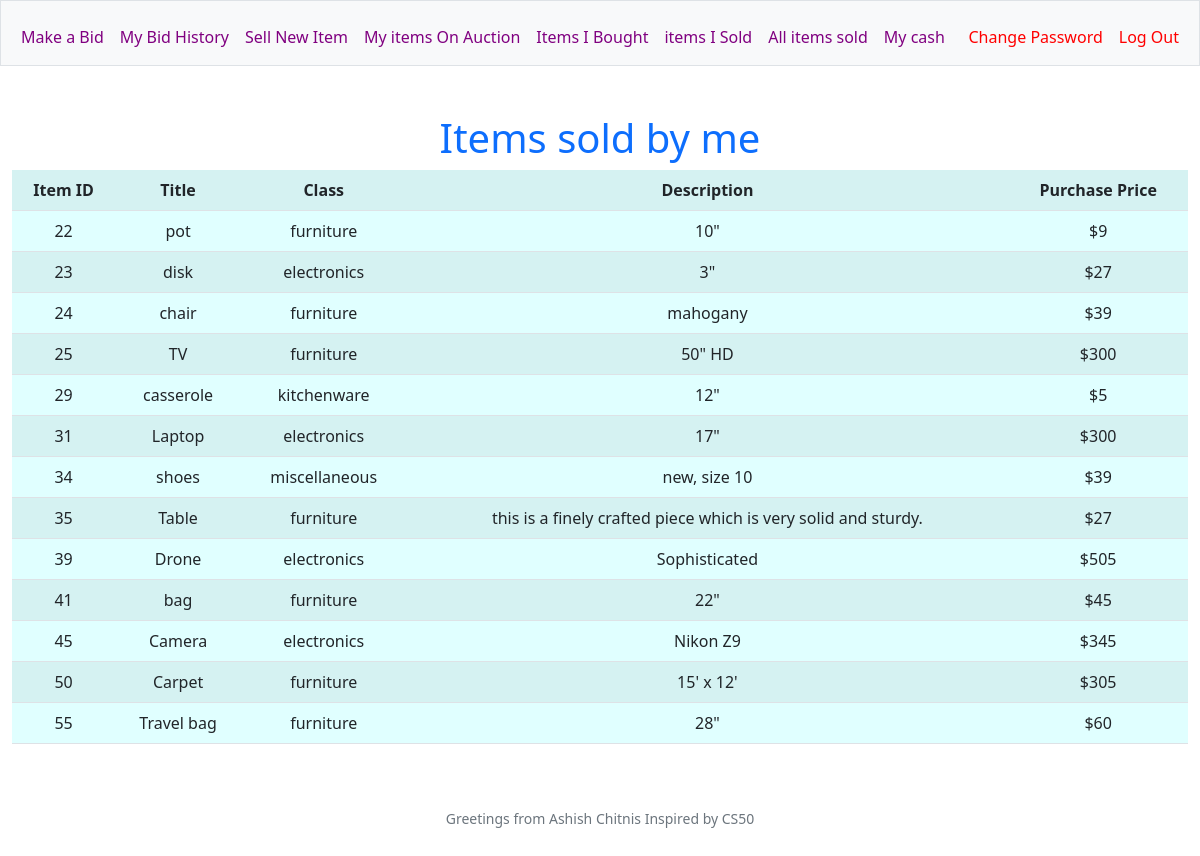
/history_my_sold_items (signed in), run on the app's committed database.
### tables this page shows
CREATE TABLE 'items' (item_id INTEGER PRIMARY KEY AUTOINCREMENT NOT NULL, item_name TEXT, class TEXT, desc TEXT, status TEXT, seller_id INTEGER, buyer_id INTEGER, start_price NUMERIC, bought_price NUMERIC, start_time DATETIME, end_time DATETIME);

### app.py (the view)
@app.route('/history_my_sold_items')
@login_required
def history_my_sold_items():
    items = db.execute("SELECT items.item_id, item_name, class, desc, bought_price FROM items WHERE status=? AND seller_id=? AND buyer_id <> 0 ORDER BY items.item_id", "complete", session["user_id"])
    print(items)
    return render_template("history_my_sold_items.html", items=items)

### app.py (called while the page is built)
@app.after_request
def after_request(response):
    response.headers["Cache-Control"] = "no-cache, no-store, must-revalidate"
    response.headers["Expires"] = 0
    response.headers["Pragma"] = "no-cache"
    return response

### helpers.py (called while the page is built)
def login_required(f):
    @wraps(f)
    def decorated_function(*args, **kwargs):
        if session.get("user_id") is None:
            return redirect("/login")
        return f(*args, **kwargs)
    return decorated_function

### templates/history_my_sold_items.html (shortened to what this page needs)
{% extends "layout.html" %}
{% block main %}
<body>
    <h1>Items sold by me</h1>
    <table border="1">
    <table class="table table-striped">
        <tr>
            <th>Item ID</th>
            <th>Title</th>
            <th>Class</th>
            <th>Description</th>
            <th>Purchase Price</th>
        </tr>
        {% for item in items %}
        <tr>
            <td>{{ item['item_id'] }}</td>
            <td>{{ item['item_name'] }}</td>
            <td>{{ item['class'] }}</td>
            <td>{{ item['desc'] }}</td>
            <td>${{ item['bought_price'] }}</td>
        </tr>
        {% endfor %}
    </table>
</body>
{% endblock %}

### templates/layout.html (style rules this page uses)
.table-striped tbody tr:nth-child(odd) { background-color: lightcyan; }
.table-striped tbody tr:nth-child(even) { background-color: lightcyan; }

### data on the page
items: item_id "22", item_name "pot", class "furniture", desc "10\"", bought_price "9"
items: item_id "23", item_name "disk", class "electronics", desc "3\"", bought_price "27"
items: item_id "24", item_name "chair", class "furniture", desc "mahogany", bought_price "39"
items: item_id "25", item_name "TV", class "furniture", desc "50\" HD", bought_price "300"
items: item_id "29", item_name "casserole", class "kitchenware", desc "12\"", bought_price "5"
items: item_id "31", item_name "Laptop", class "electronics", desc "17\"", bought_price "300"
items: item_id "34", item_name "shoes", class "miscellaneous", desc "new, size 10", bought_price "39"
items: item_id "35", item_name "Table", class "furniture", desc "this is a finely crafted piece which is very solid and sturdy.", bought_price "27"
items: item_id "39", item_name "Drone", class "electronics", desc "Sophisticated", bought_price "505"
items: item_id "41", item_name "bag", class "furniture", desc "22\"", bought_price "45"
items: item_id "45", item_name "Camera", class "electronics", desc "Nikon Z9", bought_price "345"
items: item_id "50", item_name "Carpet", class "furniture", desc "15' x 12'", bought_price "305"
items: item_id "55", item_name "Travel bag", class "furniture", desc "28\"", bought_price "60"
